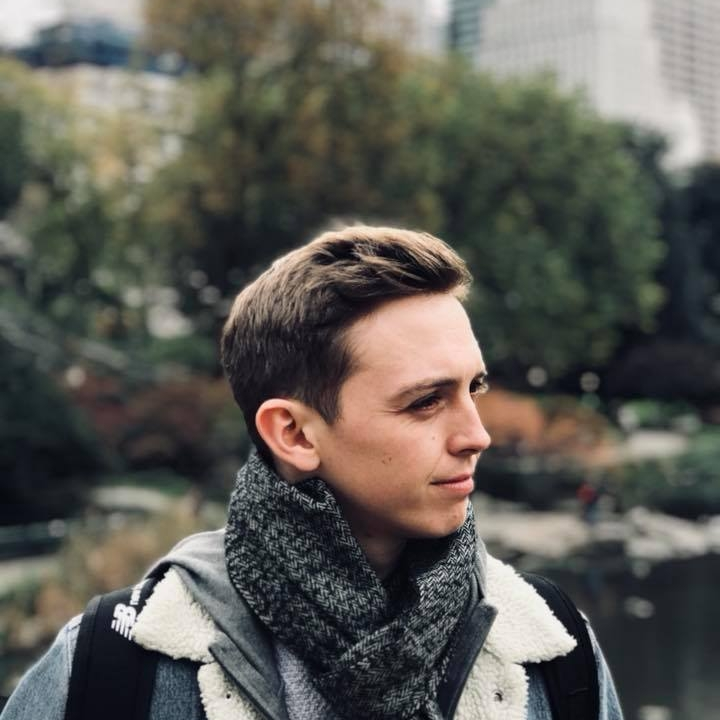
#> input picture joe.jpg, 720 x 720 px
$ python image_gen_python.py joe.jpg
#> lines starting #> are read from the running program, lines starting #| are printed output that depends on the picture
import libjpeg
import numpy
import zlib
import PIL
import sys

from PIL import Image


img = Image.open(sys.argv[1])
#> img is the input picture: PIL image 720x720 RGB; mean R, G, B 93.6, 92, 85.6

img.thumbnail((115,115))
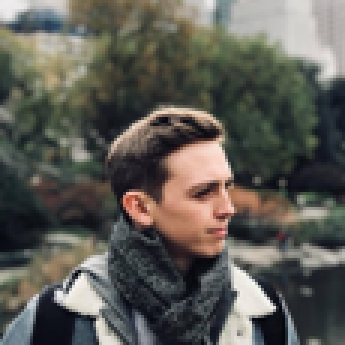
#> img: PIL image 115x115 RGB (shown 3 times larger); mean R, G, B 93.5, 91.9, 85.5


pixels = img.load()
print(pixels[0,0])
#| (235, 233, 234)
brightness_matrix = [[0 for h in range(0, img.size[1])] for w in range(0, img.size[0])]
for y in range(0,img.size[1]):
    for x in range(0, img.size[0]):
        r,g,b = pixels[x,y]
        brightness = int((r*0.2126)+(g*0.7152)+(b*0.0722))

        brightness_matrix[x][y] = brightness
#> after the loop, brightness_matrix = 115 items


ascii_matrix = [['' for h in range(0, img.size[1])] for w in range(0, img.size[0])]
ascii_str = "`^\",:;Il!i~+_-?][}{1)(|\\/tfjrxnuvczXYUJCLQ0OZmwqpdbkhao*#MW&8%B@$"
for y in range(0,img.size[1]):
    for x in range(0,img.size[0]):
        ascii_pos = int((brightness_matrix[x][y]/255)*len(ascii_str))
        ascii_matrix[x][y] = ascii_str[ascii_pos-1]
#> after the loop, ascii_matrix = 115 items

for y in range(0,img.size[1]):
    for x in range(0, img.size[0]):
        print ((ascii_matrix[x][y])*2, end='')
    print()
#> this loop made 115 passes
#> (printed output is left out)

$ run again, on us.jpg
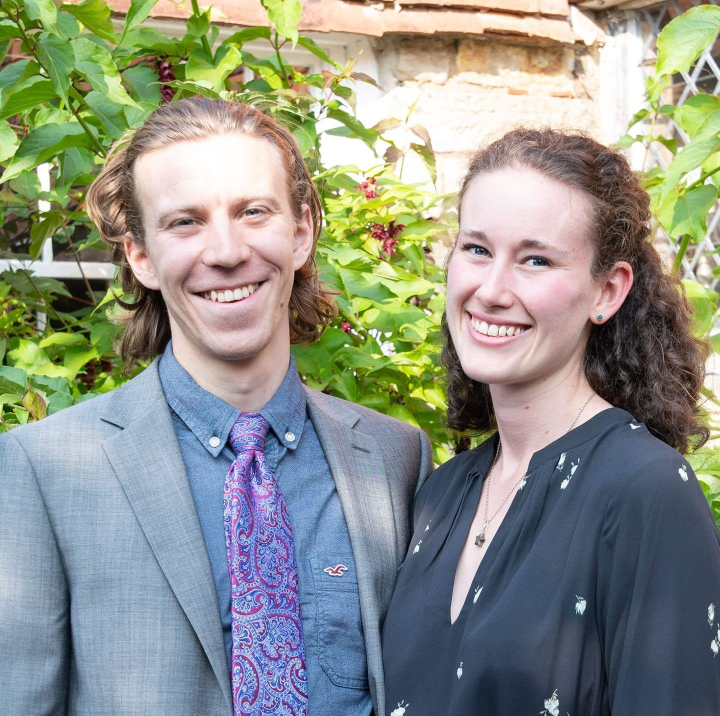
#> input picture us.jpg, 1440 x 1431 px (shown at 1/2 size)
#> img is the input picture: PIL image 1440x1431 RGB; mean R, G, B 142.3, 146.7, 135.7
#> `img.thumbnail((115,115))`:
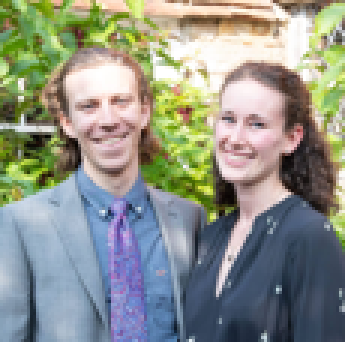
#> img: PIL image 115x114 RGB (shown 3 times larger); mean R, G, B 142.3, 146.6, 135.7
#| (85, 108, 23)
#> after the loop `for y in range(0,img.size[1]):`: brightness_matrix = 115 items
#> the loop `for y in range(0,img.size[1]):` made 114 passes
#> (printed output is left out)
